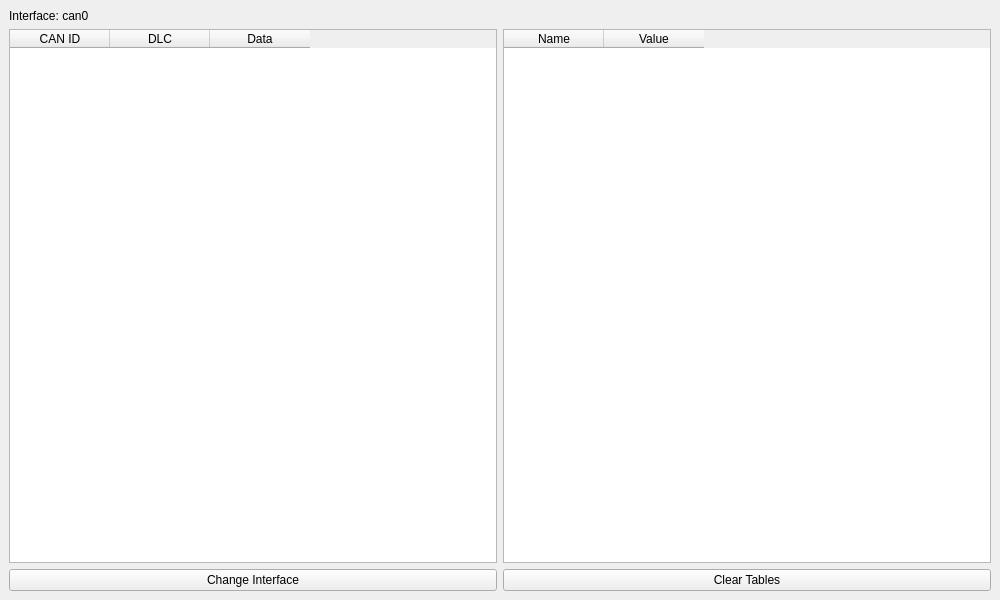
<?xml version="1.0" encoding="UTF-8"?>
<ui version="4.0">
 <class>MainWindow</class>
 <widget class="QMainWindow" name="MainWindow">
  <property name="geometry">
   <rect>
    <x>0</x>
    <y>0</y>
    <width>1000</width>
    <height>600</height>
   </rect>
  </property>
  <property name="windowTitle">
   <string>Withus CAN Monitor</string>
  </property>
  <widget class="QWidget" name="centralwidget">
   <layout class="QVBoxLayout" name="verticalLayout">
    <item>
     <widget class="QLabel" name="labelInterface">
      <property name="text">
       <string>Interface: can0</string>
      </property>
     </widget>
    </item>
    <item>
     <layout class="QHBoxLayout" name="tableLayout">
      <item>
       <widget class="QTableWidget" name="tableRaw">
        <column>
         <property name="text">
          <string>CAN ID</string>
         </property>
        </column>
        <column>
         <property name="text">
          <string>DLC</string>
         </property>
        </column>
        <column>
         <property name="text">
          <string>Data</string>
         </property>
        </column>
       </widget>
      </item>
      <item>
       <widget class="QTableWidget" name="tableParsed">
        <column>
         <property name="text">
          <string>Name</string>
         </property>
        </column>
        <column>
         <property name="text">
          <string>Value</string>
         </property>
        </column>
       </widget>
      </item>
     </layout>
    </item>
    <item>
     <layout class="QHBoxLayout" name="buttonLayout">
      <item>
       <widget class="QPushButton" name="btnChange">
        <property name="text">
         <string>Change Interface</string>
        </property>
       </widget>
      </item>
      <item>
       <widget class="QPushButton" name="btnClear">
        <property name="text">
         <string>Clear Tables</string>
        </property>
       </widget>
      </item>
     </layout>
    </item>
   </layout>
  </widget>
 </widget>
 <resources/>
 <connections/>
</ui>
